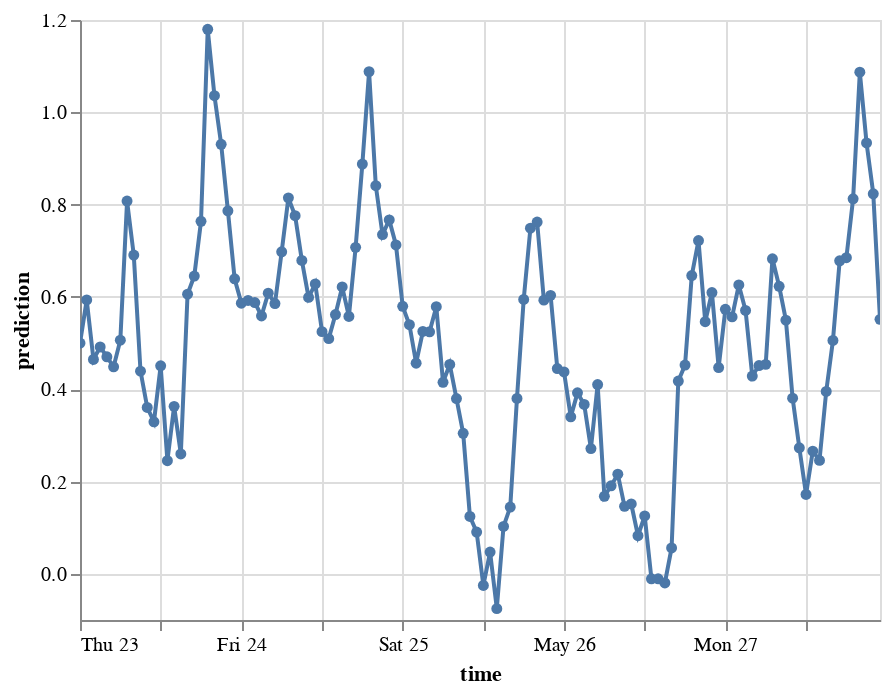

The notebook cell saved with this chart:
### Code cell
# Importing Altair for interactive visualization
import altair as alt

# Create Altair chart with line and dots
chart = alt.Chart(predictions_df).mark_line(point=True).encode(
    x='time:T', 
    y='prediction:Q', 
    # Adding tooltips for interactive information display
    tooltip=[alt.Tooltip('time:T', title='Date', format='%Y-%m-%d'), 
             alt.Tooltip('time:T', title='Time', format='%H:%M'), 
             alt.Tooltip('prediction:Q', title='Spot Price (DKK)', format='.2f'),
            ]
)
 
# Display the chart
chart.interactive()

### Figure 1 — Vega-Lite specification as saved in the notebook (floating-point values rounded to 4 significant figures)
{"config": {"view": {"continuousWidth": 400, "continuousHeight": 300}}, "data": {"name": "data-5bfb16a96cb7f7d6cbc1ed6de86f5815"}, "mark": {"type": "line", "point": true}, "encoding": {"tooltip": [{"field": "time", "format": "%Y-%m-%d", "title": "Date", "type": "temporal"}, {"field": "time", "format": "%H:%M", "title": "Time", "type": "temporal"}, {"field": "prediction", "format": ".2f", "title": "Spot Price (DKK)", "type": "quantitative"}], "x": {"field": "time", "type": "temporal"}, "y": {"field": "prediction", "type": "quantitative"}}, "selection": {"selector001": {"type": "interval", "bind": "scales", "encodings": ["x", "y"]}}, "$schema": "https://vega.github.io/schema/vega-lite/v4.17.0.json", "datasets": {"data-5bfb16a96cb7f7d6cbc1ed6de86f5815": [{"prediction": 0.5, "time": "2024-05-23T00:00:00"}, {"prediction": 0.5935, "time": "2024-05-23T01:00:00"}, {"prediction": 0.4646, "time": "2024-05-23T02:00:00"}, {"prediction": 0.4917, "time": "2024-05-23T03:00:00"}, {"prediction": 0.4703, "time": "2024-05-23T04:00:00"}, {"prediction": 0.4487, "time": "2024-05-23T05:00:00"}, {"prediction": 0.5062, "time": "2024-05-23T06:00:00"}, {"prediction": 0.8077, "time": "2024-05-23T07:00:00"}, {"prediction": 0.6906, "time": "2024-05-23T08:00:00"}, {"prediction": 0.4392, "time": "2024-05-23T09:00:00"}, {"prediction": 0.3605, "time": "2024-05-23T10:00:00"}, {"prediction": 0.3295, "time": "2024-05-23T11:00:00"}, {"prediction": 0.4507, "time": "2024-05-23T12:00:00"}, {"prediction": 0.2451, "time": "2024-05-23T13:00:00"}, {"prediction": 0.3629, "time": "2024-05-23T14:00:00"}, {"prediction": 0.2597, "time": "2024-05-23T15:00:00"}, {"prediction": 0.6058, "time": "2024-05-23T16:00:00"}, {"prediction": 0.6453, "time": "2024-05-23T17:00:00"}, {"prediction": 0.7638, "time": "2024-05-23T18:00:00"}, {"prediction": 1.18, "time": "2024-05-23T19:00:00"}, {"prediction": 1.036, "time": "2024-05-23T20:00:00"}, {"prediction": 0.9306, "time": "2024-05-23T21:00:00"}, {"prediction": 0.7866, "time": "2024-05-23T22:00:00"}, {"prediction": 0.6392, "time": "2024-05-23T23:00:00"}, {"prediction": 0.5865, "time": "2024-05-24T00:00:00"}, {"prediction": 0.5925, "time": "2024-05-24T01:00:00"}, {"prediction": 0.5879, "time": "2024-05-24T02:00:00"}, {"prediction": 0.5589, "time": "2024-05-24T03:00:00"}, {"prediction": 0.608, "time": "2024-05-24T04:00:00"}, {"prediction": 0.5856, "time": "2024-05-24T05:00:00"}, {"prediction": 0.6978, "time": "2024-05-24T06:00:00"}, {"prediction": 0.8147, "time": "2024-05-24T07:00:00"}, {"prediction": 0.776, "time": "2024-05-24T08:00:00"}, {"prediction": 0.6791, "time": "2024-05-24T09:00:00"}, {"prediction": 0.599, "time": "2024-05-24T10:00:00"}, {"prediction": 0.6282, "time": "2024-05-24T11:00:00"}, {"prediction": 0.5248, "time": "2024-05-24T12:00:00"}, {"prediction": 0.5096, "time": "2024-05-24T13:00:00"}, {"prediction": 0.5619, "time": "2024-05-24T14:00:00"}, {"prediction": 0.6217, "time": "2024-05-24T15:00:00"}, {"prediction": 0.5577, "time": "2024-05-24T16:00:00"}, {"prediction": 0.7074, "time": "2024-05-24T17:00:00"}, {"prediction": 0.888, "time": "2024-05-24T18:00:00"}, {"prediction": 1.088, "time": "2024-05-24T19:00:00"}, {"prediction": 0.841, "time": "2024-05-24T20:00:00"}, {"prediction": 0.7351, "time": "2024-05-24T21:00:00"}, {"prediction": 0.7668, "time": "2024-05-24T22:00:00"}, {"prediction": 0.7127, "time": "2024-05-24T23:00:00"}, {"prediction": 0.5796, "time": "2024-05-25T00:00:00"}, {"prediction": 0.5397, "time": "2024-05-25T01:00:00"}, {"prediction": 0.4564, "time": "2024-05-25T02:00:00"}, {"prediction": 0.5251, "time": "2024-05-25T03:00:00"}, {"prediction": 0.5244, "time": "2024-05-25T04:00:00"}, {"prediction": 0.5789, "time": "2024-05-25T05:00:00"}, {"prediction": 0.4151, "time": "2024-05-25T06:00:00"}, {"prediction": 0.4537, "time": "2024-05-25T07:00:00"}, {"prediction": 0.3798, "time": "2024-05-25T08:00:00"}, {"prediction": 0.3046, "time": "2024-05-25T09:00:00"}, {"prediction": 0.1243, "time": "2024-05-25T10:00:00"}, {"prediction": 0.09054, "time": "2024-05-25T11:00:00"}, {"prediction": -0.0252, "time": "2024-05-25T12:00:00"}, {"prediction": 0.04713, "time": "2024-05-25T13:00:00"}, {"prediction": -0.07536, "time": "2024-05-25T14:00:00"}, {"prediction": 0.1028, "time": "2024-05-25T15:00:00"}, {"prediction": 0.1447, "time": "2024-05-25T16:00:00"}, {"prediction": 0.3801, "time": "2024-05-25T17:00:00"}, {"prediction": 0.5945, "time": "2024-05-25T18:00:00"}, {"prediction": 0.749, "time": "2024-05-25T19:00:00"}, {"prediction": 0.7621, "time": "2024-05-25T20:00:00"}, {"prediction": 0.5931, "time": "2024-05-25T21:00:00"}, {"prediction": 0.6034, "time": "2024-05-25T22:00:00"}, {"prediction": 0.4448, "time": "2024-05-25T23:00:00"}, {"prediction": 0.4374, "time": "2024-05-26T00:00:00"}, {"prediction": 0.3401, "time": "2024-05-26T01:00:00"}, {"prediction": 0.3922, "time": "2024-05-26T02:00:00"}, {"prediction": 0.367, "time": "2024-05-26T03:00:00"}, {"prediction": 0.2713, "time": "2024-05-26T04:00:00"}, {"prediction": 0.4101, "time": "2024-05-26T05:00:00"}, {"prediction": 0.1679, "time": "2024-05-26T06:00:00"}, {"prediction": 0.1908, "time": "2024-05-26T07:00:00"}, {"prediction": 0.216, "time": "2024-05-26T08:00:00"}, {"prediction": 0.1462, "time": "2024-05-26T09:00:00"}, {"prediction": 0.1514, "time": "2024-05-26T10:00:00"}, {"prediction": 0.08264, "time": "2024-05-26T11:00:00"}, {"prediction": 0.1254, "time": "2024-05-26T12:00:00"}, {"prediction": -0.01064, "time": "2024-05-26T13:00:00"}, {"prediction": -0.01065, "time": "2024-05-26T14:00:00"}, {"prediction": -0.01969, "time": "2024-05-26T15:00:00"}, {"prediction": 0.05611, "time": "2024-05-26T16:00:00"}, {"prediction": 0.4178, "time": "2024-05-26T17:00:00"}, {"prediction": 0.4525, "time": "2024-05-26T18:00:00"}, {"prediction": 0.6463, "time": "2024-05-26T19:00:00"}, {"prediction": 0.7222, "time": "2024-05-26T20:00:00"}, {"prediction": 0.5463, "time": "2024-05-26T21:00:00"}, {"prediction": 0.6095, "time": "2024-05-26T22:00:00"}, {"prediction": 0.4469, "time": "2024-05-26T23:00:00"}, {"prediction": 0.5733, "time": "2024-05-27T00:00:00"}, {"prediction": 0.5568, "time": "2024-05-27T01:00:00"}, {"prediction": 0.626, "time": "2024-05-27T02:00:00"}, {"prediction": 0.5708, "time": "2024-05-27T03:00:00"}, {"prediction": 0.4286, "time": "2024-05-27T04:00:00"}, {"prediction": 0.4514, "time": "2024-05-27T05:00:00"}, {"prediction": 0.4539, "time": "2024-05-27T06:00:00"}, {"prediction": 0.6825, "time": "2024-05-27T07:00:00"}, {"prediction": 0.6231, "time": "2024-05-27T08:00:00"}, {"prediction": 0.5498, "time": "2024-05-27T09:00:00"}, {"prediction": 0.3807, "time": "2024-05-27T10:00:00"}, {"prediction": 0.273, "time": "2024-05-27T11:00:00"}, {"prediction": 0.1721, "time": "2024-05-27T12:00:00"}, {"prediction": 0.2659, "time": "2024-05-27T13:00:00"}, {"prediction": 0.2458, "time": "2024-05-27T14:00:00"}, {"prediction": 0.3953, "time": "2024-05-27T15:00:00"}, {"prediction": 0.5057, "time": "2024-05-27T16:00:00"}, {"prediction": 0.6783, "time": "2024-05-27T17:00:00"}, {"prediction": 0.685, "time": "2024-05-27T18:00:00"}, {"prediction": 0.8125, "time": "2024-05-27T19:00:00"}, {"prediction": 1.087, "time": "2024-05-27T20:00:00"}, {"prediction": 0.9337, "time": "2024-05-27T21:00:00"}, {"prediction": 0.8234, "time": "2024-05-27T22:00:00"}, {"prediction": 0.5514, "time": "2024-05-27T23:00:00"}]}}
